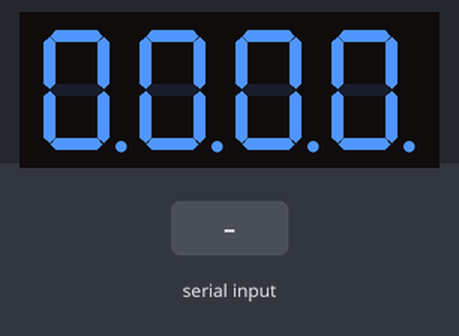
This sketch was run on a simulated Arduino Uno, built with avr-gcc and run on an emulated ATmega328P. Shown: 4-digit seven-segment display. Wiring (inferred from the names in the program): 4-digit 7-segment display, segments lit when LOW: segments pin 2, pin 3, pin 4, pin 5, pin 6, pin 7, pin 8, pin 5; digit selects pin 12, pin 11, pin 10, pin 9. The test bench sets the inputs (shaded band). The segment pins are drawn as the display they are named for.

Above: at 1.2 s.
1.3 s: "90,45\n" received over Serial
At 2.6 s:
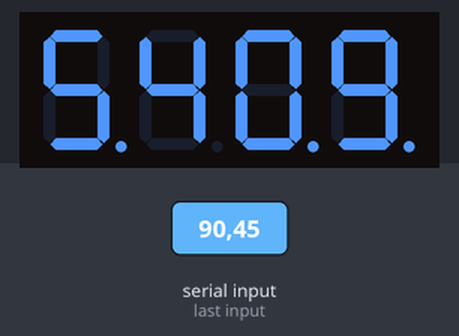
2.9 s: "30,150\n" received over Serial
At 4.5 s:
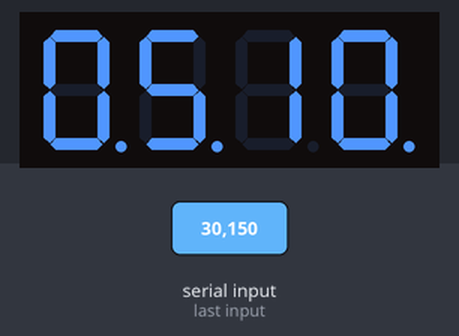
Timing chart, 0 to 6.0 s (numbered marks = the images above; inputs shaded):
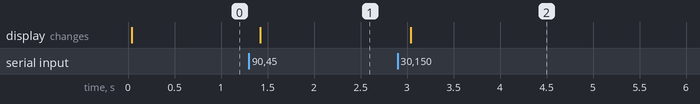

The sketch:

_4x7_segment.ino
```cpp
int aPin = 2;  //                     A
int bPin = 3;  //             ________
int cPin = 4;  //           |                   |
int dPin = 5;  //       F  |                   |  B
int ePin = 6;  //           |         G       |
int fPin = 7;  //            |________|
int gPin = 8;  //           |                   |
int GND1 = 9;  //        |                   |
int GND2 = 10; //   E |                   |   C
int GND3 = 11; //       |________|
int GND4 = 12; //
int num = 0;  //         D
int val = 0;

int dig1 = 0;
int dig2 = 0;
int dig3 = 0;
int dig4 = 0;

int DTime = 3;

bool on = 0;
bool off = 1;
int curr_num = 0;

long previousMillis = 0;
long interval = 500;

String in_str = "";

void setup()
{
  pinMode(aPin, OUTPUT);
  pinMode(bPin, OUTPUT);
  pinMode(cPin, OUTPUT);
  pinMode(dPin, OUTPUT);
  pinMode(ePin, OUTPUT);
  pinMode(fPin, OUTPUT);
  pinMode(gPin, OUTPUT);
  pinMode(GND1, OUTPUT);
  pinMode(GND2, OUTPUT);
  pinMode(GND3, OUTPUT);
  pinMode(GND4, OUTPUT);
  Serial.begin(9600);
}
void loop()
{

  digitalWrite( GND1, LOW);
  digitalWrite( GND2, LOW);
  digitalWrite( GND3, LOW);
  digitalWrite( GND4, LOW);


  //delay(1000);
  if (Serial.available() > 0) {

    int c = Serial.read();  //gets one byte from serial buffer
    if( isDigit(c) ){
      in_str += (char)c;
    }
    if( c == '\n'){
     // Serial.print("----");
      //Serial.println(in_str);
      curr_num = in_str.toInt();
      in_str = "";
    }

  //unsigned long currentMillis = millis();
  //if(currentMillis - previousMillis > interval) {
    //previousMillis = currentMillis;
    //curr_num = random(0, 9999);
     //Serial.print(curr_num);


    num = curr_num;
    dig1 = num / 1000;
    num = num - (dig1 * 1000);
    dig2 = num / 100;
    num = num - (dig2 * 100);
    dig3 = num / 10;
    dig4 = num - (dig3 *10);
    /*
    Serial.print(" = ");
    Serial.print(dig1);
    Serial.print(" ");
    Serial.print(dig2);
    Serial.print(" ");
    Serial.print(dig3);
    Serial.print(" ");
    Serial.println(dig4);
    */
   }

   int pinz[] = {GND4, GND3, GND2, GND1};
   int vals[] = {dig4, dig3, dig2, dig1};
   int i;
   for (i = 0; i < 4; i = i + 1) {
         digitalWrite( pinz[i], off);    //digit 4
         pickNumber(vals[i]);
        /// Serial.print(i );
         ///Serial.print(pinz[i]);
         delay(DTime);
         digitalWrite( pinz[i], on);
   }

   /*

  digitalWrite( GND4, off);    //digit 4
  pickNumber(dig4);
  delay(DTime);
  digitalWrite( GND4, on);


  digitalWrite( GND3, off);    //digit 3
  pickNumber(dig3);
  delay(DTime);
  digitalWrite( GND3, on);

  digitalWrite( GND2, off);   //digit 2
  pickNumber(dig2);
  delay(DTime);
  digitalWrite( GND2, on);

  digitalWrite( GND1, off);   //digit 1
  pickNumber(dig1);
  delay(DTime);
  digitalWrite( GND1, on);
  */

}

void pickNumber(int x){
   switch(x){
     case 1: one(); break;
     case 2: two(); break;
     case 3: three(); break;
     case 4: four(); break;
     case 5: five(); break;
     case 6: six(); break;
     case 7: seven(); break;
     case 8: eight(); break;
     case 9: nine(); break;
     default: zero(); break;
   }
}

void clearLEDs()
{
  digitalWrite(  aPin, off); // A
  digitalWrite(  bPin, off); // B
  digitalWrite(  cPin, off); // C
  digitalWrite(  dPin, off); // D
  digitalWrite(  ePin, off); // E
  digitalWrite(  fPin, off); // F
  digitalWrite(  gPin, off); // G
}
void dash()
{
  digitalWrite(  aPin, off); // A
  digitalWrite(  bPin, off); // B
  digitalWrite(  cPin, off); // C
  digitalWrite(  dPin, off); // D
  digitalWrite(  ePin, off); // E
  digitalWrite(  fPin, off); // F
  digitalWrite(  gPin, on); // G
}
void zero()
{
  digitalWrite( aPin, on);
  digitalWrite( bPin, on);
  digitalWrite( cPin, on);
  digitalWrite( dPin, on);
  digitalWrite( ePin, on);
  digitalWrite( fPin, on);
  digitalWrite( gPin, off);
}
void one()
{
  digitalWrite( aPin, off);
  digitalWrite( bPin, on);
  digitalWrite( cPin, on);
  digitalWrite( dPin, off);
  digitalWrite( ePin, off);
  digitalWrite( fPin, off);
  digitalWrite( gPin, off);
}

void two()
{
  digitalWrite( aPin, on);
  digitalWrite( bPin, on);
  digitalWrite( cPin, off);
  digitalWrite( dPin, on);
  digitalWrite( ePin, on);
  digitalWrite( fPin, off);
  digitalWrite( gPin, on);
}

void three()
{
  digitalWrite( aPin, on);
  digitalWrite( bPin, on);
  digitalWrite( cPin, on);
  digitalWrite( dPin, on);
  digitalWrite( ePin, off);
  digitalWrite( fPin, off);
  digitalWrite( gPin, on);
}

void four()
{
  digitalWrite( aPin, off);
  digitalWrite( bPin, on);
  digitalWrite( cPin, on);
  digitalWrite( dPin, off);
  digitalWrite( ePin, off);
  digitalWrite( fPin, on);
  digitalWrite( gPin, on);
}

void five()
{
  digitalWrite( aPin, on);
  digitalWrite( bPin, off);
  digitalWrite( cPin, on);
  digitalWrite( dPin, on);
  digitalWrite( ePin, off);
  digitalWrite( fPin, on);
  digitalWrite( gPin, on);
}

void six()
{
  digitalWrite( aPin, off);
  digitalWrite( bPin, off);
  digitalWrite( cPin, on);
  digitalWrite( dPin, on);
  digitalWrite( ePin, on);
  digitalWrite( fPin, on);
  digitalWrite( gPin, on);
}

void seven()
{
  digitalWrite( aPin, on);
  digitalWrite( bPin, on);
  digitalWrite( cPin, on);
  digitalWrite( dPin, off);
  digitalWrite( ePin, off);
  digitalWrite( fPin, off);
  digitalWrite( gPin, off);
}

void eight()
{
  digitalWrite( aPin, on);
  digitalWrite( bPin, on);
  digitalWrite( cPin, on);
  digitalWrite( dPin, on);
  digitalWrite( ePin, on);
  digitalWrite( fPin, on);
  digitalWrite( gPin, on);
}

void nine()
{
  digitalWrite( aPin, on);
  digitalWrite( bPin, on);
  digitalWrite( cPin, on);
  digitalWrite( dPin, on);
  digitalWrite( ePin, off);
  digitalWrite( fPin, on);
  digitalWrite( gPin, on);
}
```

Measured:
- after the input at 1.3 s, the display: changes after 0.12 s (image 1)
- after the input at 2.9 s, the display: changes after 0.14 s (image 2)
